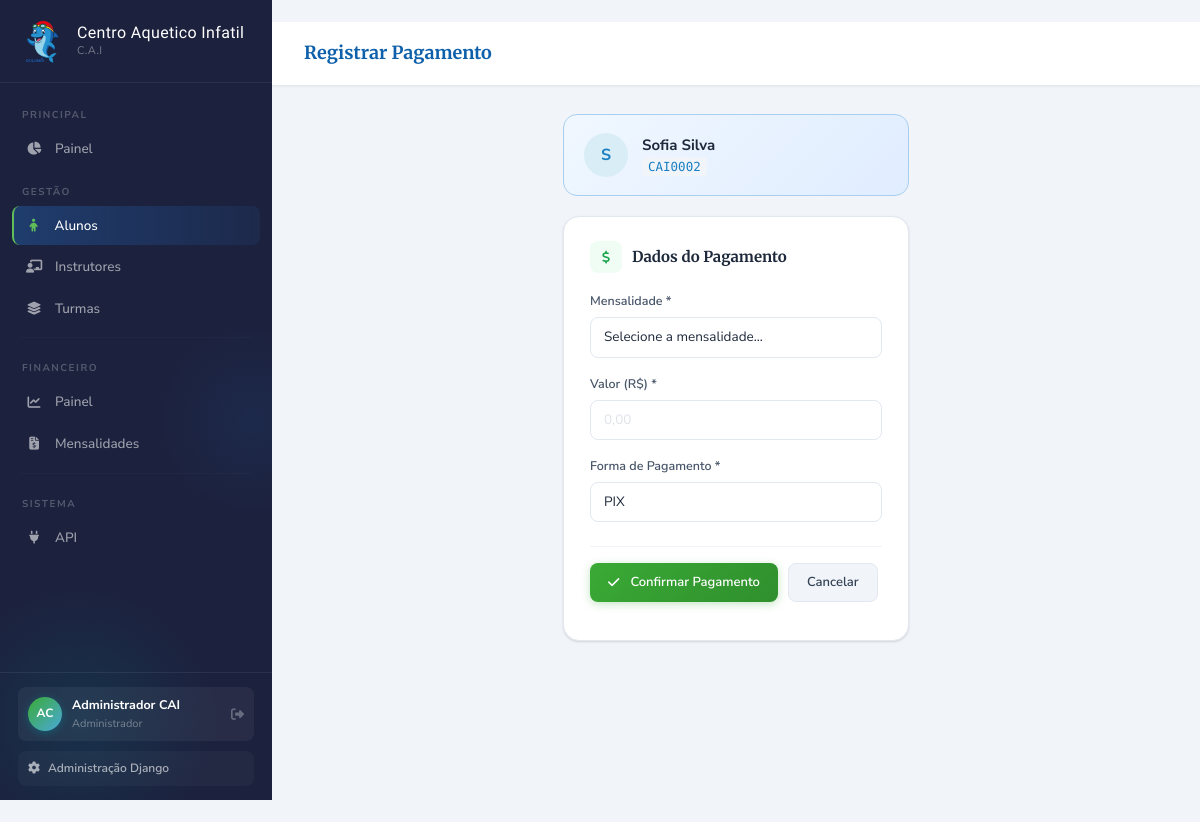
Page /alunos/2/pagamento/ (signed in) on the committed database.
### apps/accounts/models.py (models this page shows, shortened)
class Usuario(AbstractUser):
    PERFIL_CHOICES = [
        ('admin', 'Administrador'),
        ('coordenacao', 'Coordenação'),
        ('financeiro', 'Financeiro'),
        ('professor', 'Professor'),
    ]
    perfil = models.CharField(
        max_length=20,
        choices=PERFIL_CHOICES,
        default='professor',
        verbose_name='Perfil'
    )
    telefone = models.CharField(max_length=20, blank=True, verbose_name='Telefone')
    foto = models.ImageField(
        upload_to='usuarios/', null=True, blank=True, verbose_name='Foto'
    )
    ativo = models.BooleanField(default=True, verbose_name='Ativo')
    criado_em = models.DateTimeField(auto_now_add=True)
    atualizado_em = models.DateTimeField(auto_now=True)
    class Meta:
        verbose_name = 'Usuário'
        verbose_name_plural = 'Usuários'
        ordering = ['first_name', 'last_name']

### apps/alunos/models.py (models this page shows, shortened)
class Aluno(models.Model):
    FAIXA_ETARIA_CHOICES = [
        ('bebe', 'Bebê (0-2 anos)'),
        ('toddler', 'Pequenos (2-4 anos)'),
        ('kids', 'Infantil (4-6 anos)'),
        ('junior', 'Infantil (6-8 anos)'),
    ]
    STATUS_CHOICES = [
        ('ativo', 'Ativo'),
        ('inativo', 'Inativo'),
        ('trancado', 'Trancado'),
    ]
    matricula = models.CharField(max_length=20, unique=True, verbose_name='Matrícula')
    nome = models.CharField(max_length=150, verbose_name='Nome Completo')
    data_nascimento = models.DateField(verbose_name='Data de Nascimento')
    faixa_etaria = models.CharField(
        max_length=20, choices=FAIXA_ETARIA_CHOICES, verbose_name='Faixa Etária'
    )
    status = models.CharField(
        max_length=20, choices=STATUS_CHOICES, default='ativo', verbose_name='Status'
    )
    responsavel_principal = models.ForeignKey(
        Responsavel, on_delete=models.PROTECT,
        related_name='alunos_principal', verbose_name='Responsável Principal'
    )
    responsavel_secundario = models.ForeignKey(
        Responsavel, on_delete=models.SET_NULL,
        null=True, blank=True, related_name='alunos_secundario',
        verbose_name='Responsável Secundário'
    )
    tipo_sanguineo = models.CharField(max_length=5, blank=True, verbose_name='Tipo Sanguíneo')
    alergias = models.TextField(blank=True, verbose_name='Alergias')
    medicamentos = models.TextField(blank=True, verbose_name='Medicamentos em uso')
    condicoes_especiais = models.TextField(blank=True, verbose_name='Condições Especiais')
    plano_saude = models.CharField(max_length=100, blank=True, verbose_name='Plano de Saúde')
    autorizacao_foto = models.BooleanField(default=False, verbose_name='Autoriza uso de foto')
    autorizacao_saida = models.BooleanField(default=False, verbose_name='Autoriza saída sozinho')
    foto = models.ImageField(upload_to='alunos/fotos/', null=True, blank=True, verbose_name='Foto')
    documento = models.FileField(
        upload_to='alunos/docs/', null=True, blank=True, verbose_name='Documento'
    )
    observacoes = models.TextField(blank=True, verbose_name='Observações')
    data_matricula = models.DateField(default=date.today, verbose_name='Data de Matrícula')
    criado_em = models.DateTimeField(auto_now_add=True)
    atualizado_em = models.DateTimeField(auto_now=True)
    class Meta:
        verbose_name = 'Aluno'
        verbose_name_plural = 'Alunos'
        ordering = ['nome']

### apps/alunos/views.py (the view, shortened to what this page needs)
# urls.py: path('<int:pk>/pagamento/', views.registrar_pagamento_aluno, name='pagamento_aluno'),
@login_required
def registrar_pagamento_aluno(request, pk):
    aluno = get_object_or_404(Aluno, pk=pk)
    mensalidades_pendentes = aluno.mensalidades.filter(
        status__in=['pendente', 'vencida', 'parcial']
    )
    return render(request, 'alunos/pagamento.html', {
        'aluno': aluno,
        'mensalidades_pendentes': mensalidades_pendentes,
    })

### apps/financeiro/models.py (called while the page is built)
    @property
    def valor_pendente(self):
        return max(0, self.valor_total - self.desconto - self.valor_pago)

### templates/alunos/pagamento.html (shortened to what this page needs)
﻿{% extends 'base.html' %}
{% block page_title %}Registrar Pagamento{% endblock %}
{% block content %}
<div class="row justify-content-center">
  <div class="col-lg-5">
    <div style="background:linear-gradient(135deg,#f0f7ff,#e0edff);border:1px solid #a8cff0;border-radius:14px;padding:18px 20px;margin-bottom:20px;display:flex;align-items:center;gap:14px;">
      <div class="avatar av-md av-ocean">{{ aluno.nome|first|upper }}</div>
      <div><div style="font-weight:700;font-size:15px;">{{ aluno.nome }}</div><code>{{ aluno.matricula }}</code></div>
    </div>
    <div class="card-surface">
      <div class="section-hd"><div class="section-hd-icon" style="background:#f0fdf4;color:#16a34a;"><i class="fas fa-dollar-sign"></i></div><div class="section-hd-title">Dados do Pagamento</div></div>
      <form method="post">
        <div class="mb-3">
          <label class="form-label">Mensalidade *</label>
          <select name="mensalidade" class="form-select" required>
            <option value="">Selecione a mensalidade...</option>
          </select>
        </div>
        <div class="mb-3">
          <label class="form-label">Valor (R$) *</label>
          <input type="number" name="valor" class="form-control" step="0.01" min="0.01" required placeholder="0,00">
        </div>
        <div class="mb-4">
          <label class="form-label">Forma de Pagamento *</label>
          <select name="forma_pagamento" class="form-select" required>
            <option value="pix">PIX</option>
          </select>
        </div>
        <div style="display:flex;gap:10px;padding-top:16px;border-top:1px solid #f1f5f9;">
          <button type="submit" class="btn-cai btn-cai-success"><i class="fas fa-check me-1"></i>Confirmar Pagamento</button>
          <a href="{% url 'perfil_aluno' aluno.pk %}" class="btn-cai btn-cai-ghost">Cancelar</a>
        </div>
      </form>
    </div>
  </div>
</div>
{% endblock %}

### templates/base.html (shortened to what this page needs)
﻿<!DOCTYPE html>
<html lang="pt-br">
{% load static %}
<head>
  <link href="https://cdnjs.cloudflare.com/ajax/libs/bootstrap/5.3.2/css/bootstrap.min.css" rel="stylesheet">
  <link href="https://cdnjs.cloudflare.com/ajax/libs/font-awesome/6.5.0/css/all.min.css" rel="stylesheet">
</head>
<body>
<nav id="sidebar">
  <div class="sidebar-brand">
    <a href="{% url 'home' %}" class="brand-link">
      <div class="brand-emblem"><img src="{% static 'img/mascote-cai.png' %}" alt="Mascote Dolphin C.A.I"></div>
      <div class="brand-text"><strong>Centro Aquetico Infatil</strong><small>C.A.I</small></div>
    </a>
  </div>
  <div class="sidebar-nav">
    <div class="nav-section-label">Principal</div>
    <div class="nav-item"><a href="{% url 'home' %}" class="nav-link {% if request.resolver_match.url_name == 'home' %}active{% endif %}"><span class="nav-icon"><i class="fas fa-chart-pie"></i></span>Painel</a></div>
    <div class="nav-section-label">Gestão</div>
    <div class="nav-item"><a href="{% url 'lista_alunos' %}" class="nav-link {% if 'aluno' in request.resolver_match.url_name %}active{% endif %}"><span class="nav-icon"><i class="fas fa-child"></i></span>Alunos</a></div>
    <div class="nav-item"><a href="{% url 'lista_professores' %}" class="nav-link {% if 'professor' in request.resolver_match.url_name %}active{% endif %}"><span class="nav-icon"><i class="fas fa-chalkboard-teacher"></i></span>Instrutores</a></div>
    <div class="nav-item"><a href="{% url 'lista_turmas' %}" class="nav-link {% if 'turma' in request.resolver_match.url_name %}active{% endif %}"><span class="nav-icon"><i class="fas fa-layer-group"></i></span>Turmas</a></div>
    <hr class="nav-divider">
    <div class="nav-section-label">Financeiro</div>
    <div class="nav-item"><a href="{% url 'financeiro' %}" class="nav-link {% if request.resolver_match.url_name == 'financeiro' %}active{% endif %}"><span class="nav-icon"><i class="fas fa-chart-line"></i></span>Painel</a></div>
    <div class="nav-item"><a href="{% url 'lista_mensalidades' %}" class="nav-link {% if 'mensalidade' in request.resolver_match.url_name %}active{% endif %}"><span class="nav-icon"><i class="fas fa-file-invoice-dollar"></i></span>Mensalidades</a></div>
    <hr class="nav-divider">
    <div class="nav-section-label">Sistema</div>
    <div class="nav-item"><a href="/api/v1/" target="_blank" class="nav-link"><span class="nav-icon"><i class="fas fa-plug"></i></span>API</a></div>
  </div>
  <div class="sidebar-footer">
    <div class="user-pill">
      <div class="user-avatar-sm">{{ request.user.first_name|first|upper }}{{ request.user.last_name|first|upper }}</div>
      <div class="user-info-sm"><strong>{{ request.user.get_full_name|default:request.user.username }}</strong><small>{{ request.user.get_perfil_display }}</small></div>
      <a href="{% url 'logout' %}" class="user-logout" title="Sair"><i class="fas fa-sign-out-alt"></i></a>
    </div>
    <a href="/admin/" target="_blank" class="sidebar-admin-link"><i class="fas fa-cog"></i>Administração Django</a>
  </div>
</nav>
<div id="main">
  <div class="topbar">
    <div class="topbar-title">{% block page_title %}C.A.I{% endblock %}</div>
  </div>
  <div class="page-content">{% block content %}{% endblock %}</div>
</div>
</body>
</html>

### rows in the picture
Usuario: user.first_name|first "A", user.last_name|first "C", user.get_full_name "Administrador CAI", user.perfil "Administrador"
Aluno: nome|first "S", nome "Sofia Silva", matricula "CAI0002"
